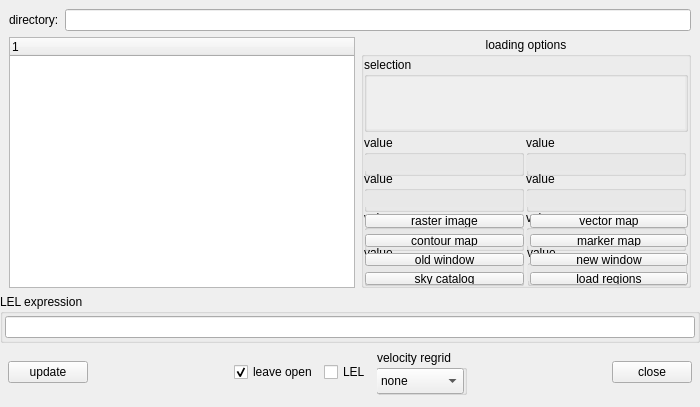
<?xml version="1.0" encoding="UTF-8"?>
<ui version="4.0">
 <author>Honglin Ye, National Radio Astronomy Observatory</author>
 <class>QtDataManager</class>
 <widget class="QWidget" name="QtDataManager">
  <property name="geometry">
   <rect>
    <x>0</x>
    <y>0</y>
    <width>700</width>
    <height>407</height>
   </rect>
  </property>
  <property name="maximumSize">
   <size>
    <width>99999</width>
    <height>99999</height>
   </size>
  </property>
  <property name="windowTitle">
   <string>Load Data -- Viewer</string>
  </property>
  <layout class="QVBoxLayout">
   <property name="margin">
    <number>0</number>
   </property>
   <item>
    <widget class="QFrame" name="topFrame_">
     <property name="frameShape">
      <enum>QFrame::NoFrame</enum>
     </property>
     <property name="frameShadow">
      <enum>QFrame::Raised</enum>
     </property>
     <layout class="QHBoxLayout">
      <property name="bottomMargin">
       <number>0</number>
      </property>
      <item>
       <widget class="QLabel" name="dirLabel_">
        <property name="text">
         <string>directory:</string>
        </property>
       </widget>
      </item>
      <item>
       <widget class="QLineEdit" name="dirLineEdit_"/>
      </item>
     </layout>
    </widget>
   </item>
   <item>
    <widget class="QFrame" name="midFrame_">
     <property name="sizePolicy">
      <sizepolicy hsizetype="Expanding" vsizetype="Expanding">
       <horstretch>0</horstretch>
       <verstretch>2</verstretch>
      </sizepolicy>
     </property>
     <property name="frameShape">
      <enum>QFrame::NoFrame</enum>
     </property>
     <property name="frameShadow">
      <enum>QFrame::Raised</enum>
     </property>
     <layout class="QHBoxLayout">
      <property name="topMargin">
       <number>0</number>
      </property>
      <property name="bottomMargin">
       <number>0</number>
      </property>
      <item>
       <widget class="QTreeWidget" name="treeWidget_">
        <property name="minimumSize">
         <size>
          <width>260</width>
          <height>140</height>
         </size>
        </property>
        <property name="indentation">
         <number>16</number>
        </property>
        <column>
         <property name="text">
          <string>1</string>
         </property>
        </column>
       </widget>
      </item>
      <item>
       <widget class="QGroupBox" name="displayGroupBox_">
        <property name="sizePolicy">
         <sizepolicy hsizetype="Fixed" vsizetype="Expanding">
          <horstretch>0</horstretch>
          <verstretch>0</verstretch>
         </sizepolicy>
        </property>
        <property name="minimumSize">
         <size>
          <width>330</width>
          <height>165</height>
         </size>
        </property>
        <property name="title">
         <string>loading options</string>
        </property>
        <property name="alignment">
         <set>Qt::AlignHCenter</set>
        </property>
        <layout class="QVBoxLayout">
         <property name="margin">
          <number>0</number>
         </property>
         <item>
          <widget class="QGroupBox" name="ms_selection_box">
           <property name="minimumSize">
            <size>
             <width>0</width>
             <height>75</height>
            </size>
           </property>
           <property name="title">
            <string>selection</string>
           </property>
           <layout class="QVBoxLayout" name="verticalLayout_3">
            <property name="margin">
             <number>0</number>
            </property>
            <item>
             <widget class="QScrollArea" name="ms_selection_scrollbox">
              <property name="sizePolicy">
               <sizepolicy hsizetype="Expanding" vsizetype="Maximum">
                <horstretch>0</horstretch>
                <verstretch>0</verstretch>
               </sizepolicy>
              </property>
              <property name="frameShape">
               <enum>QFrame::NoFrame</enum>
              </property>
              <property name="frameShadow">
               <enum>QFrame::Plain</enum>
              </property>
              <property name="lineWidth">
               <number>0</number>
              </property>
              <property name="widgetResizable">
               <bool>true</bool>
              </property>
              <widget class="QWidget" name="ms_selection_scroll_widget">
               <property name="geometry">
                <rect>
                 <x>0</x>
                 <y>0</y>
                 <width>318</width>
                 <height>50</height>
                </rect>
               </property>
              </widget>
             </widget>
            </item>
           </layout>
          </widget>
         </item>
         <item>
          <widget class="QFrame" name="info_box">
           <property name="minimumSize">
            <size>
             <width>0</width>
             <height>160</height>
            </size>
           </property>
           <widget class="QGroupBox" name="ibox11">
            <property name="geometry">
             <rect>
              <x>0</x>
              <y>0</y>
              <width>160</width>
              <height>41</height>
             </rect>
            </property>
            <property name="sizePolicy">
             <sizepolicy hsizetype="Preferred" vsizetype="Minimum">
              <horstretch>0</horstretch>
              <verstretch>0</verstretch>
             </sizepolicy>
            </property>
            <property name="title">
             <string>value</string>
            </property>
            <property name="flat">
             <bool>true</bool>
            </property>
            <widget class="QLineEdit" name="itext11">
             <property name="geometry">
              <rect>
               <x>0</x>
               <y>20</y>
               <width>159</width>
               <height>16</height>
              </rect>
             </property>
             <property name="palette">
              <palette>
               <active>
                <colorrole role="Base">
                 <brush brushstyle="SolidPattern">
                  <color alpha="255">
                   <red>232</red>
                   <green>232</green>
                   <blue>232</blue>
                  </color>
                 </brush>
                </colorrole>
               </active>
               <inactive>
                <colorrole role="Base">
                 <brush brushstyle="SolidPattern">
                  <color alpha="255">
                   <red>232</red>
                   <green>232</green>
                   <blue>232</blue>
                  </color>
                 </brush>
                </colorrole>
               </inactive>
               <disabled>
                <colorrole role="Base">
                 <brush brushstyle="SolidPattern">
                  <color alpha="255">
                   <red>212</red>
                   <green>208</green>
                   <blue>200</blue>
                  </color>
                 </brush>
                </colorrole>
               </disabled>
              </palette>
             </property>
             <property name="font">
              <font>
               <pointsize>10</pointsize>
              </font>
             </property>
             <property name="acceptDrops">
              <bool>false</bool>
             </property>
             <property name="maxLength">
              <number>50</number>
             </property>
             <property name="frame">
              <bool>false</bool>
             </property>
             <property name="readOnly">
              <bool>true</bool>
             </property>
            </widget>
           </widget>
           <widget class="QGroupBox" name="ibox21">
            <property name="geometry">
             <rect>
              <x>0</x>
              <y>36</y>
              <width>160</width>
              <height>41</height>
             </rect>
            </property>
            <property name="sizePolicy">
             <sizepolicy hsizetype="Preferred" vsizetype="Minimum">
              <horstretch>0</horstretch>
              <verstretch>0</verstretch>
             </sizepolicy>
            </property>
            <property name="title">
             <string>value</string>
            </property>
            <property name="flat">
             <bool>true</bool>
            </property>
            <widget class="QLineEdit" name="itext21">
             <property name="geometry">
              <rect>
               <x>0</x>
               <y>20</y>
               <width>159</width>
               <height>16</height>
              </rect>
             </property>
             <property name="palette">
              <palette>
               <active>
                <colorrole role="Base">
                 <brush brushstyle="SolidPattern">
                  <color alpha="255">
                   <red>232</red>
                   <green>232</green>
                   <blue>232</blue>
                  </color>
                 </brush>
                </colorrole>
               </active>
               <inactive>
                <colorrole role="Base">
                 <brush brushstyle="SolidPattern">
                  <color alpha="255">
                   <red>232</red>
                   <green>232</green>
                   <blue>232</blue>
                  </color>
                 </brush>
                </colorrole>
               </inactive>
               <disabled>
                <colorrole role="Base">
                 <brush brushstyle="SolidPattern">
                  <color alpha="255">
                   <red>212</red>
                   <green>208</green>
                   <blue>200</blue>
                  </color>
                 </brush>
                </colorrole>
               </disabled>
              </palette>
             </property>
             <property name="font">
              <font>
               <pointsize>10</pointsize>
              </font>
             </property>
             <property name="acceptDrops">
              <bool>false</bool>
             </property>
             <property name="maxLength">
              <number>50</number>
             </property>
             <property name="frame">
              <bool>false</bool>
             </property>
             <property name="readOnly">
              <bool>true</bool>
             </property>
            </widget>
           </widget>
           <widget class="QGroupBox" name="ibox31">
            <property name="geometry">
             <rect>
              <x>0</x>
              <y>75</y>
              <width>160</width>
              <height>41</height>
             </rect>
            </property>
            <property name="sizePolicy">
             <sizepolicy hsizetype="Preferred" vsizetype="Minimum">
              <horstretch>0</horstretch>
              <verstretch>0</verstretch>
             </sizepolicy>
            </property>
            <property name="title">
             <string>value</string>
            </property>
            <property name="flat">
             <bool>true</bool>
            </property>
            <widget class="QLineEdit" name="itext31">
             <property name="geometry">
              <rect>
               <x>0</x>
               <y>20</y>
               <width>159</width>
               <height>16</height>
              </rect>
             </property>
             <property name="palette">
              <palette>
               <active>
                <colorrole role="Base">
                 <brush brushstyle="SolidPattern">
                  <color alpha="255">
                   <red>232</red>
                   <green>232</green>
                   <blue>232</blue>
                  </color>
                 </brush>
                </colorrole>
               </active>
               <inactive>
                <colorrole role="Base">
                 <brush brushstyle="SolidPattern">
                  <color alpha="255">
                   <red>232</red>
                   <green>232</green>
                   <blue>232</blue>
                  </color>
                 </brush>
                </colorrole>
               </inactive>
               <disabled>
                <colorrole role="Base">
                 <brush brushstyle="SolidPattern">
                  <color alpha="255">
                   <red>212</red>
                   <green>208</green>
                   <blue>200</blue>
                  </color>
                 </brush>
                </colorrole>
               </disabled>
              </palette>
             </property>
             <property name="font">
              <font>
               <pointsize>10</pointsize>
              </font>
             </property>
             <property name="acceptDrops">
              <bool>false</bool>
             </property>
             <property name="maxLength">
              <number>50</number>
             </property>
             <property name="frame">
              <bool>false</bool>
             </property>
             <property name="readOnly">
              <bool>true</bool>
             </property>
            </widget>
           </widget>
           <widget class="QGroupBox" name="ibox41">
            <property name="geometry">
             <rect>
              <x>0</x>
              <y>110</y>
              <width>160</width>
              <height>41</height>
             </rect>
            </property>
            <property name="sizePolicy">
             <sizepolicy hsizetype="Preferred" vsizetype="Minimum">
              <horstretch>0</horstretch>
              <verstretch>0</verstretch>
             </sizepolicy>
            </property>
            <property name="title">
             <string>value</string>
            </property>
            <property name="flat">
             <bool>true</bool>
            </property>
            <widget class="QLineEdit" name="itext41">
             <property name="geometry">
              <rect>
               <x>0</x>
               <y>20</y>
               <width>159</width>
               <height>16</height>
              </rect>
             </property>
             <property name="palette">
              <palette>
               <active>
                <colorrole role="Base">
                 <brush brushstyle="SolidPattern">
                  <color alpha="255">
                   <red>232</red>
                   <green>232</green>
                   <blue>232</blue>
                  </color>
                 </brush>
                </colorrole>
               </active>
               <inactive>
                <colorrole role="Base">
                 <brush brushstyle="SolidPattern">
                  <color alpha="255">
                   <red>232</red>
                   <green>232</green>
                   <blue>232</blue>
                  </color>
                 </brush>
                </colorrole>
               </inactive>
               <disabled>
                <colorrole role="Base">
                 <brush brushstyle="SolidPattern">
                  <color alpha="255">
                   <red>212</red>
                   <green>208</green>
                   <blue>200</blue>
                  </color>
                 </brush>
                </colorrole>
               </disabled>
              </palette>
             </property>
             <property name="font">
              <font>
               <pointsize>10</pointsize>
              </font>
             </property>
             <property name="acceptDrops">
              <bool>false</bool>
             </property>
             <property name="maxLength">
              <number>50</number>
             </property>
             <property name="frame">
              <bool>false</bool>
             </property>
             <property name="readOnly">
              <bool>true</bool>
             </property>
            </widget>
           </widget>
           <widget class="QGroupBox" name="ibox12">
            <property name="geometry">
             <rect>
              <x>162</x>
              <y>0</y>
              <width>160</width>
              <height>41</height>
             </rect>
            </property>
            <property name="sizePolicy">
             <sizepolicy hsizetype="Preferred" vsizetype="Minimum">
              <horstretch>0</horstretch>
              <verstretch>0</verstretch>
             </sizepolicy>
            </property>
            <property name="title">
             <string>value</string>
            </property>
            <property name="flat">
             <bool>true</bool>
            </property>
            <widget class="QLineEdit" name="itext12">
             <property name="geometry">
              <rect>
               <x>0</x>
               <y>20</y>
               <width>159</width>
               <height>16</height>
              </rect>
             </property>
             <property name="palette">
              <palette>
               <active>
                <colorrole role="Base">
                 <brush brushstyle="SolidPattern">
                  <color alpha="255">
                   <red>232</red>
                   <green>232</green>
                   <blue>232</blue>
                  </color>
                 </brush>
                </colorrole>
               </active>
               <inactive>
                <colorrole role="Base">
                 <brush brushstyle="SolidPattern">
                  <color alpha="255">
                   <red>232</red>
                   <green>232</green>
                   <blue>232</blue>
                  </color>
                 </brush>
                </colorrole>
               </inactive>
               <disabled>
                <colorrole role="Base">
                 <brush brushstyle="SolidPattern">
                  <color alpha="255">
                   <red>212</red>
                   <green>208</green>
                   <blue>200</blue>
                  </color>
                 </brush>
                </colorrole>
               </disabled>
              </palette>
             </property>
             <property name="font">
              <font>
               <pointsize>10</pointsize>
              </font>
             </property>
             <property name="acceptDrops">
              <bool>false</bool>
             </property>
             <property name="maxLength">
              <number>50</number>
             </property>
             <property name="frame">
              <bool>false</bool>
             </property>
             <property name="readOnly">
              <bool>true</bool>
             </property>
            </widget>
           </widget>
           <widget class="QGroupBox" name="ibox22">
            <property name="geometry">
             <rect>
              <x>162</x>
              <y>36</y>
              <width>160</width>
              <height>41</height>
             </rect>
            </property>
            <property name="sizePolicy">
             <sizepolicy hsizetype="Preferred" vsizetype="Minimum">
              <horstretch>0</horstretch>
              <verstretch>0</verstretch>
             </sizepolicy>
            </property>
            <property name="title">
             <string>value</string>
            </property>
            <property name="flat">
             <bool>true</bool>
            </property>
            <widget class="QLineEdit" name="itext22">
             <property name="geometry">
              <rect>
               <x>0</x>
               <y>20</y>
               <width>159</width>
               <height>16</height>
              </rect>
             </property>
             <property name="palette">
              <palette>
               <active>
                <colorrole role="Base">
                 <brush brushstyle="SolidPattern">
                  <color alpha="255">
                   <red>232</red>
                   <green>232</green>
                   <blue>232</blue>
                  </color>
                 </brush>
                </colorrole>
               </active>
               <inactive>
                <colorrole role="Base">
                 <brush brushstyle="SolidPattern">
                  <color alpha="255">
                   <red>232</red>
                   <green>232</green>
                   <blue>232</blue>
                  </color>
                 </brush>
                </colorrole>
               </inactive>
               <disabled>
                <colorrole role="Base">
                 <brush brushstyle="SolidPattern">
                  <color alpha="255">
                   <red>212</red>
                   <green>208</green>
                   <blue>200</blue>
                  </color>
                 </brush>
                </colorrole>
               </disabled>
              </palette>
             </property>
             <property name="font">
              <font>
               <pointsize>10</pointsize>
              </font>
             </property>
             <property name="acceptDrops">
              <bool>false</bool>
             </property>
             <property name="maxLength">
              <number>50</number>
             </property>
             <property name="frame">
              <bool>false</bool>
             </property>
             <property name="readOnly">
              <bool>true</bool>
             </property>
            </widget>
           </widget>
           <widget class="QGroupBox" name="ibox32">
            <property name="geometry">
             <rect>
              <x>162</x>
              <y>75</y>
              <width>160</width>
              <height>41</height>
             </rect>
            </property>
            <property name="sizePolicy">
             <sizepolicy hsizetype="Preferred" vsizetype="Minimum">
              <horstretch>0</horstretch>
              <verstretch>0</verstretch>
             </sizepolicy>
            </property>
            <property name="title">
             <string>value</string>
            </property>
            <property name="flat">
             <bool>true</bool>
            </property>
            <widget class="QLineEdit" name="itext32">
             <property name="geometry">
              <rect>
               <x>0</x>
               <y>20</y>
               <width>159</width>
               <height>16</height>
              </rect>
             </property>
             <property name="palette">
              <palette>
               <active>
                <colorrole role="Base">
                 <brush brushstyle="SolidPattern">
                  <color alpha="255">
                   <red>232</red>
                   <green>232</green>
                   <blue>232</blue>
                  </color>
                 </brush>
                </colorrole>
               </active>
               <inactive>
                <colorrole role="Base">
                 <brush brushstyle="SolidPattern">
                  <color alpha="255">
                   <red>232</red>
                   <green>232</green>
                   <blue>232</blue>
                  </color>
                 </brush>
                </colorrole>
               </inactive>
               <disabled>
                <colorrole role="Base">
                 <brush brushstyle="SolidPattern">
                  <color alpha="255">
                   <red>212</red>
                   <green>208</green>
                   <blue>200</blue>
                  </color>
                 </brush>
                </colorrole>
               </disabled>
              </palette>
             </property>
             <property name="font">
              <font>
               <pointsize>10</pointsize>
              </font>
             </property>
             <property name="acceptDrops">
              <bool>false</bool>
             </property>
             <property name="maxLength">
              <number>50</number>
             </property>
             <property name="frame">
              <bool>false</bool>
             </property>
             <property name="readOnly">
              <bool>true</bool>
             </property>
            </widget>
           </widget>
           <widget class="QGroupBox" name="ibox42">
            <property name="geometry">
             <rect>
              <x>163</x>
              <y>110</y>
              <width>160</width>
              <height>41</height>
             </rect>
            </property>
            <property name="sizePolicy">
             <sizepolicy hsizetype="Preferred" vsizetype="Minimum">
              <horstretch>0</horstretch>
              <verstretch>0</verstretch>
             </sizepolicy>
            </property>
            <property name="title">
             <string>value</string>
            </property>
            <property name="flat">
             <bool>true</bool>
            </property>
            <widget class="QLineEdit" name="itext42">
             <property name="geometry">
              <rect>
               <x>0</x>
               <y>20</y>
               <width>159</width>
               <height>16</height>
              </rect>
             </property>
             <property name="palette">
              <palette>
               <active>
                <colorrole role="Base">
                 <brush brushstyle="SolidPattern">
                  <color alpha="255">
                   <red>232</red>
                   <green>232</green>
                   <blue>232</blue>
                  </color>
                 </brush>
                </colorrole>
               </active>
               <inactive>
                <colorrole role="Base">
                 <brush brushstyle="SolidPattern">
                  <color alpha="255">
                   <red>232</red>
                   <green>232</green>
                   <blue>232</blue>
                  </color>
                 </brush>
                </colorrole>
               </inactive>
               <disabled>
                <colorrole role="Base">
                 <brush brushstyle="SolidPattern">
                  <color alpha="255">
                   <red>212</red>
                   <green>208</green>
                   <blue>200</blue>
                  </color>
                 </brush>
                </colorrole>
               </disabled>
              </palette>
             </property>
             <property name="font">
              <font>
               <pointsize>10</pointsize>
              </font>
             </property>
             <property name="acceptDrops">
              <bool>false</bool>
             </property>
             <property name="maxLength">
              <number>50</number>
             </property>
             <property name="frame">
              <bool>false</bool>
             </property>
             <property name="readOnly">
              <bool>true</bool>
             </property>
            </widget>
           </widget>
          </widget>
         </item>
         <item>
          <layout class="QHBoxLayout" name="horizontalLayout">
           <property name="leftMargin">
            <number>1</number>
           </property>
           <property name="topMargin">
            <number>1</number>
           </property>
           <item>
            <layout class="QVBoxLayout" name="verticalLayout_2">
             <item>
              <widget class="QPushButton" name="rasterButton_">
               <property name="text">
                <string>raster image</string>
               </property>
              </widget>
             </item>
             <item>
              <widget class="QPushButton" name="contourButton_">
               <property name="text">
                <string>contour map</string>
               </property>
              </widget>
             </item>
             <item>
              <widget class="QPushButton" name="oldPanelButton_">
               <property name="text">
                <string>old window</string>
               </property>
              </widget>
             </item>
             <item>
              <widget class="QPushButton" name="catalogButton_">
               <property name="text">
                <string>sky catalog</string>
               </property>
              </widget>
             </item>
            </layout>
           </item>
           <item>
            <layout class="QVBoxLayout" name="verticalLayout">
             <property name="leftMargin">
              <number>0</number>
             </property>
             <item>
              <widget class="QPushButton" name="vectorButton_">
               <property name="text">
                <string>vector map</string>
               </property>
              </widget>
             </item>
             <item>
              <widget class="QPushButton" name="markerButton_">
               <property name="text">
                <string>marker map</string>
               </property>
              </widget>
             </item>
             <item>
              <widget class="QPushButton" name="newPanelButton_">
               <property name="text">
                <string>new window</string>
               </property>
              </widget>
             </item>
             <item>
              <widget class="QPushButton" name="regionButton_">
               <property name="text">
                <string>load regions</string>
               </property>
              </widget>
             </item>
            </layout>
           </item>
          </layout>
         </item>
         <item>
          <spacer name="verticalSpacer">
           <property name="orientation">
            <enum>Qt::Vertical</enum>
           </property>
           <property name="sizeHint" stdset="0">
            <size>
             <width>20</width>
             <height>40</height>
            </size>
           </property>
          </spacer>
         </item>
        </layout>
       </widget>
      </item>
     </layout>
    </widget>
   </item>
   <item>
    <widget class="QGroupBox" name="lelGB_">
     <property name="title">
      <string>LEL expression</string>
     </property>
     <property name="flat">
      <bool>false</bool>
     </property>
     <property name="checkable">
      <bool>false</bool>
     </property>
     <layout class="QVBoxLayout">
      <property name="margin">
       <number>2</number>
      </property>
      <item>
       <widget class="casa::QtLELEdit" name="lelEdit_"/>
      </item>
     </layout>
    </widget>
   </item>
   <item>
    <widget class="QFrame" name="bottomFrame_">
     <property name="frameShape">
      <enum>QFrame::NoFrame</enum>
     </property>
     <property name="frameShadow">
      <enum>QFrame::Raised</enum>
     </property>
     <layout class="QHBoxLayout">
      <property name="leftMargin">
       <number>8</number>
      </property>
      <property name="topMargin">
       <number>0</number>
      </property>
      <property name="rightMargin">
       <number>8</number>
      </property>
      <property name="bottomMargin">
       <number>12</number>
      </property>
      <item>
       <widget class="QPushButton" name="updateButton_">
        <property name="text">
         <string>update</string>
        </property>
       </widget>
      </item>
      <item>
       <spacer>
        <property name="orientation">
         <enum>Qt::Horizontal</enum>
        </property>
        <property name="sizeHint" stdset="0">
         <size>
          <width>16</width>
          <height>31</height>
         </size>
        </property>
       </spacer>
      </item>
      <item>
       <layout class="QHBoxLayout" name="options_layout">
        <property name="leftMargin">
         <number>1</number>
        </property>
        <property name="topMargin">
         <number>1</number>
        </property>
        <item>
         <widget class="QCheckBox" name="leaveOpen_">
          <property name="text">
           <string>leave open</string>
          </property>
          <property name="checked">
           <bool>true</bool>
          </property>
         </widget>
        </item>
        <item>
         <widget class="QCheckBox" name="showLEL_">
          <property name="text">
           <string>LEL</string>
          </property>
         </widget>
        </item>
        <item>
         <widget class="QGroupBox" name="regrid">
          <property name="minimumSize">
           <size>
            <width>90</width>
            <height>45</height>
           </size>
          </property>
          <property name="toolTip">
           <string>regrid velocity axis...</string>
          </property>
          <property name="title">
           <string>velocity regrid</string>
          </property>
          <property name="flat">
           <bool>true</bool>
          </property>
          <widget class="QComboBox" name="regrid_method">
           <property name="geometry">
            <rect>
             <x>-1</x>
             <y>18</y>
             <width>88</width>
             <height>26</height>
            </rect>
           </property>
           <item>
            <property name="text">
             <string>none</string>
            </property>
           </item>
           <item>
            <property name="text">
             <string>bilinear</string>
            </property>
           </item>
           <item>
            <property name="text">
             <string>nearest</string>
            </property>
           </item>
           <item>
            <property name="text">
             <string>bicubic</string>
            </property>
           </item>
          </widget>
         </widget>
        </item>
       </layout>
      </item>
      <item>
       <spacer>
        <property name="orientation">
         <enum>Qt::Horizontal</enum>
        </property>
        <property name="sizeHint" stdset="0">
         <size>
          <width>40</width>
          <height>20</height>
         </size>
        </property>
       </spacer>
      </item>
      <item>
       <widget class="QPushButton" name="cancelButton_">
        <property name="text">
         <string>close</string>
        </property>
       </widget>
      </item>
     </layout>
    </widget>
   </item>
  </layout>
 </widget>
 <customwidgets>
  <customwidget>
   <class>casa::QtLELEdit</class>
   <extends>QLineEdit</extends>
   <header>display/QtViewer/QtLELEdit.qo.h</header>
  </customwidget>
 </customwidgets>
 <tabstops>
  <tabstop>dirLineEdit_</tabstop>
  <tabstop>treeWidget_</tabstop>
 </tabstops>
 <resources/>
 <connections>
  <connection>
   <sender>cancelButton_</sender>
   <signal>clicked()</signal>
   <receiver>QtDataManager</receiver>
   <slot>close()</slot>
   <hints>
    <hint type="sourcelabel">
     <x>370</x>
     <y>286</y>
    </hint>
    <hint type="destinationlabel">
     <x>376</x>
     <y>293</y>
    </hint>
   </hints>
  </connection>
  <connection>
   <sender>updateButton_</sender>
   <signal>clicked()</signal>
   <receiver>treeWidget_</receiver>
   <slot>reset()</slot>
   <hints>
    <hint type="sourcelabel">
     <x>186</x>
     <y>286</y>
    </hint>
    <hint type="destinationlabel">
     <x>133</x>
     <y>144</y>
    </hint>
   </hints>
  </connection>
  <connection>
   <sender>dirLineEdit_</sender>
   <signal>returnPressed()</signal>
   <receiver>treeWidget_</receiver>
   <slot>reset()</slot>
   <hints>
    <hint type="sourcelabel">
     <x>203</x>
     <y>24</y>
    </hint>
    <hint type="destinationlabel">
     <x>204</x>
     <y>65</y>
    </hint>
   </hints>
  </connection>
 </connections>
</ui>
